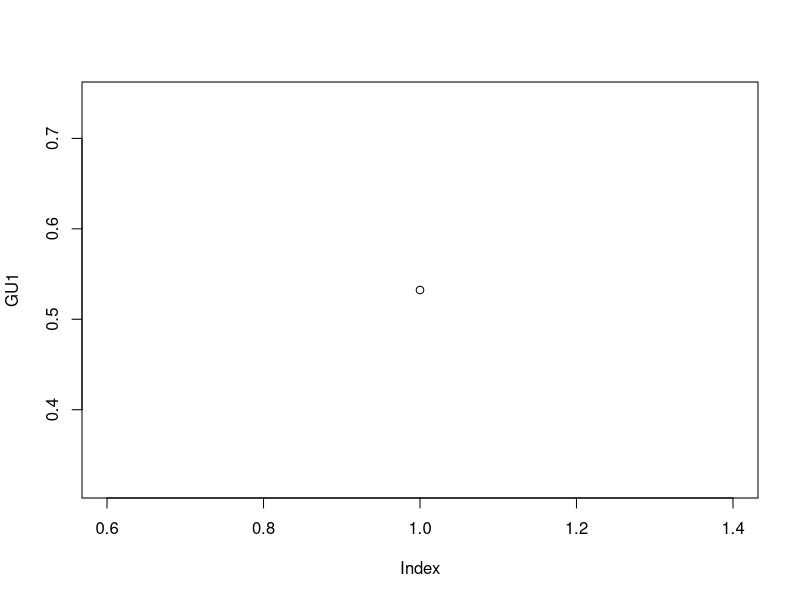
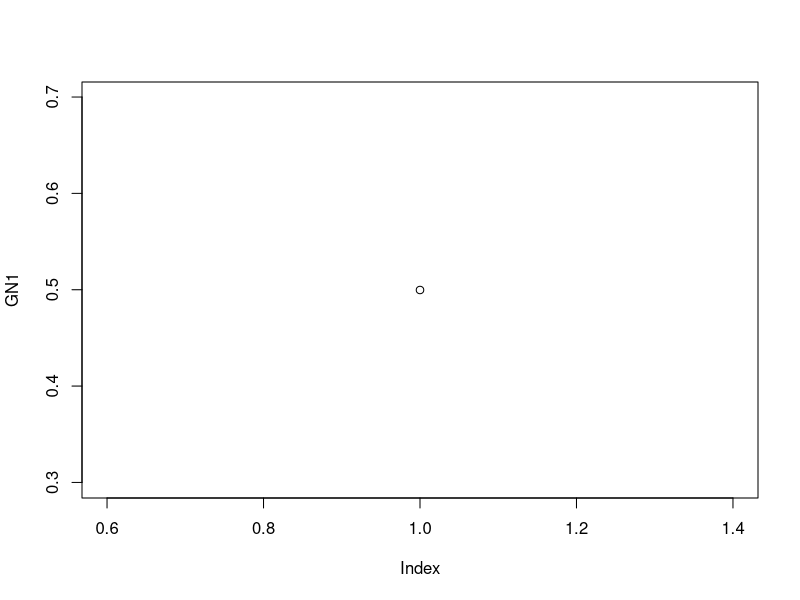

The R script that drew these images, in order: (Note: this script raises an error after producing the figures.)
library(modeest)

#Uniformly distributed random variable U
U <- runif(1000, min=0, max=1)

#Normally distributed random variable N
N <- rnorm(1000, mean=0.5, sd=0.05)

#Probability Density Function

#PDFs of uniformly distributed variable with gaussian kernel and different bandwidths
GU1 <- mlv(U, method="parzen", kernel="gaussian", bw=0.01)
GU2 <- mlv(U, method="parzen", kernel="gaussian", bw=0.05)
GU3 <- mlv(U, method="parzen", kernel="gaussian", bw=0.1)

#PDFs of normally distributed variable with gaussian kernel and different bandwidths
GN1 <- mlv(N, method="parzen", kernel="gaussian", bw=0.01)
GN2 <- mlv(N, method="parzen", kernel="gaussian", bw=0.05)
GN3 <- mlv(N, method="parzen", kernel="gaussian", bw=0.1)

#PDFs of uniformly distributed variable with uniform kernel
UU1 <- mlv(U, method="parzen", kernel="uniform", bw=0.01)
UU2 <- mlv(U, method="parzen", kernel="uniform", bw=0.05)
UU3 <- mlv(U, method="parzen", kernel="uniform", bw=0.1)

#PDFs of normally distributed variable with uniform kernel
UN1 <- mlv(N, method="parzen", kernel="uniform", bw=0.01)
UN2 <- mlv(N, method="parzen", kernel="uniform", bw=0.05)
UN3 <- mlv(N, method="parzen", kernel="uniform", bw=0.1)


#Plotting pdfs of uniformly and normally distributed random variables
plot(GU1)
plot(GN1)
plot(NU1)
plot(NN1)

plot(GU2)
plot(GN2)
plot(NU2)
plot(NN2)

plot(GU3)
plot(GN3)
plot(UN3)
plot(NN3)
